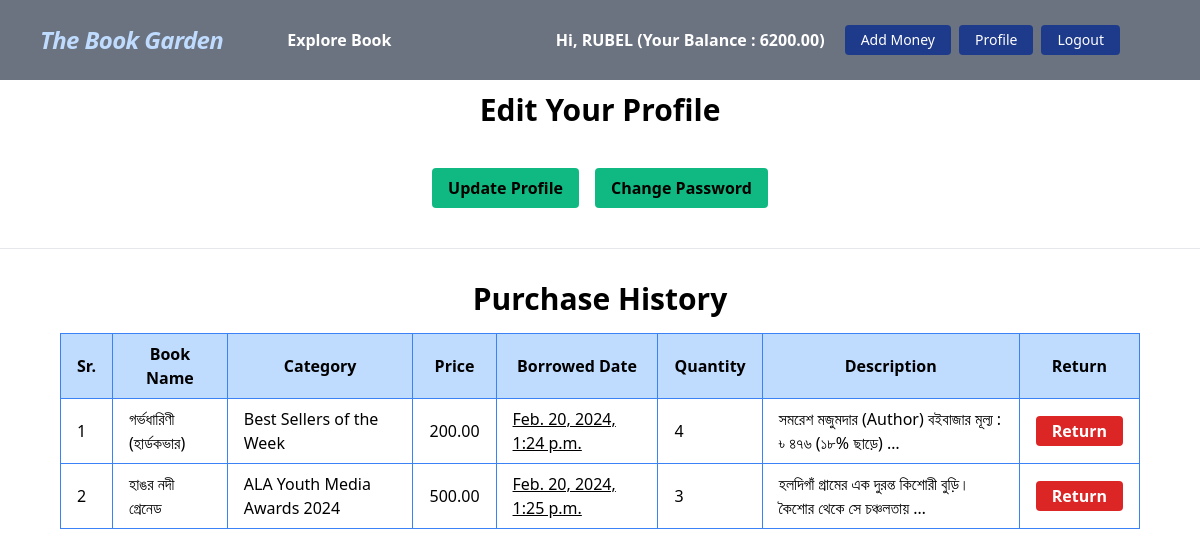
The app's page /user/profile/ (signed in) with its own data.
### user/models.py (models this page shows, shortened)
class UserAccountModel(models.Model):
    user = models.OneToOneField(User, related_name="accounts", on_delete=models.CASCADE)
    account = models.IntegerField()
    birthday = models.DateField()
    gender = models.CharField(max_length=30, choices=GENDER)
    initial_deposit_date = models.DateField(auto_now_add=True)
    balance = models.DecimalField(max_digits=12, decimal_places=2, default=0)

class PurchaseModel(models.Model):
    user = models.ForeignKey(User, on_delete=models.CASCADE)
    purchase_date = models.DateTimeField(auto_now_add=True)
    Book = models.ForeignKey(BookModel, on_delete=models.CASCADE, null=True, blank=True)
    isBorrowed = models.BooleanField(default=True, null=True, blank=True)

### books/models.py (models this page shows, shortened)
class BookModel(models.Model):
    title = models.CharField(max_length=100)
    price = models.DecimalField(max_digits=10, decimal_places=2, default=0)
    description = models.TextField()
    category = models.ForeignKey(
        CategoryModel, on_delete=models.CASCADE, max_length=50, null=True, blank=True
    )
    image = models.ImageField(upload_to="images/")
    quantity = models.IntegerField(default=0, null=True, blank=True)

### category/models.py (models this page shows, shortened)
class CategoryModel(models.Model):
    name = models.CharField(max_length=50)
    slug = models.SlugField(max_length=100, unique=True, null=True, blank=True)

### user/views.py (the view)
# urls.py: path("profile/", views.profile_view, name="profile"),
@login_required
def profile_view(request):
    purchased_books = PurchaseModel.objects.filter(
        user=request.user.accounts.user, isBorrowed=True
    )
    context = {
        "books": purchased_books,
    }
    return render(request, "profile.html", context)

### user/templates/profile.html
{% extends 'base.html' %}
{% load static %}
{% block content %}
<h2 class="text-center mt-3 text-3xl font-bold">Edit Your Profile</h2>
<div class="flex justify-center items-center gap-4 my-10">
    <a href="{% url 'edit' user.id %}" class="bg-green-500 hover:bg-green-700 text-black font-bold py-2 px-4 rounded">
        Update Profile
    </a>
    <a href="#" class="bg-green-500 hover:bg-green-700 text-black font-bold py-2 px-4 rounded">
        Change Password
    </a>
</div>
<hr class="my-8">
<h1 class="text-center text-3xl font-bold">Purchase History</h1>
<table class="table-auto border border-blue-500 mx-auto my-4" style="width:90%;">
    <thead class="bg-blue-200">
        <tr>
            <th class="border border-blue-500 px-4 py-2">Sr.</th>
            <th class="border border-blue-500 px-4 py-2">Book Name</th>
            <th class="border border-blue-500 px-4 py-2">Category</th>
            <th class="border border-blue-500 px-4 py-2">Price</th>
            <th class="border border-blue-500 px-4 py-2">Borrowed Date</th>
            <th class="border border-blue-500 px-4 py-2">Quantity</th>
            <th class="border border-blue-500 px-4 py-2">Description</th>
            <th class="border border-blue-500 px-4 py-2">Return</th>
        </tr>
    </thead>
    <tbody>
        {% for book in books %}
        <tr>
            <td class="border border-blue-500 px-4 py-2">{{forloop.counter}}</td>
            <td class="border border-blue-500 px-4 py-2">{{book.Book.title}}</td>
            <td class="border border-blue-500 px-4 py-2">{{book.Book.category.name}}</td>
            <td class="border border-blue-500 px-4 py-2">{{book.Book.price}}</td>
            <td class="border border-blue-500 px-4 py-2">
                <a href="#" class="underline">{{ book.purchase_date }}</a>
            </td>
            <td class="border border-blue-500 px-4 py-2">{{book.Book.quantity}}</td>
            <td class="border border-blue-500 px-4 py-2">{{book.Book.description | truncatewords:10}}</td>
            <td class="border border-blue-500 px-4 py-2">
                <a href="{% url 'return_book' book.Book.id %}"
                    class="bg-red-600 hover:bg-red-700 text-white font-bold py-1 px-4 rounded">
                    Return
                </a>
            </td>
        </tr>
        {% endfor %}
    </tbody>
</table>
{% endblock content %}

### templates/navbar.html (shortened to what this page needs)
<nav class="flex items-center justify-between flex-wrap bg-gray-500 text-white p-6 px-10">
    <div class="flex items-center flex-shrink-0 text-white mr-6">
        <span class="font-extrabold text-2xl  italic tracking-tight text-blue-900"><a href="/" class="text-blue-200">The
                Book Garden</a></span>
    </div>
    <div class="w-full block flex-grow lg:flex lg:items-center lg:w-auto px-10">
        <div class="text-md lg:flex-grow">
            <a href="{% url 'all_books' %}"
                class="block text-white font-bold mt-4 lg:inline-block lg:mt-0 hover:text-red-900 hover:font-black mr-4">
                Explore Book
            </a>
        </div>
        {% if request.user.is_authenticated %}
        <div class="flex w-auto">
            <div class="text-white my-auto font-black px-5">Hi, {{ request.user.first_name }} (Your Balance :
                {{request.user.accounts.balance}})</div>
            <a href="{% url 'add_money' %}"
                class="inline-block font-medium text-sm px-4 py-2 leading-none bg-blue-900 rounded text-white border-white hover:border-transparent hover:text-dark hover:bg-red-700 mt-4 lg:mt-0">Add
                Money</a>
            <a href="{% url 'profile' %}"
                class="mx-2 inline-block font-medium text-sm px-4 py-2 leading-none bg-blue-900 rounded text-white border-white hover:border-transparent hover:text-dark hover:bg-red-700 mt-4 lg:mt-0">Profile</a>
            <a href="{% url 'logout' %}"
                class="inline-block font-medium text-sm px-4 py-2 leading-none bg-blue-900 rounded text-white border-white hover:border-transparent hover:text-dark hover:bg-red-700 mt-4 lg:mt-0">Logout</a>
        </div>
        {% endif %}
    </div>
</nav>

### records on screen
PurchaseModel: Book "গর্ভধারিণী (হার্ডকভার)", Book.category.name "Best Sellers of the Week", Book.price "200.00", purchase_date "Feb. 20, 2024, 1:24 p.m.", Book.quantity "4", Book.description "সমরেশ মজুমদার (Author) বইবাজার মূল্য : ৳ ৪৭৬ (১৮% ছাড়ে) …"
PurchaseModel: Book "হাঙর নদী গ্রেনেড", Book.category.name "ALA Youth Media Awards 2024", Book.price "500.00", purchase_date "Feb. 20, 2024, 1:25 p.m.", Book.quantity "3", Book.description "হলদিগাঁ গ্রামের এক দুরন্ত কিশোরী বুড়ি। কৈশোর থেকে সে চঞ্চলতায় …"

### other values on screen
{{ request.user.first_name }} "RUBEL"
{{ request.user.accounts.balance }} "6200.00"
